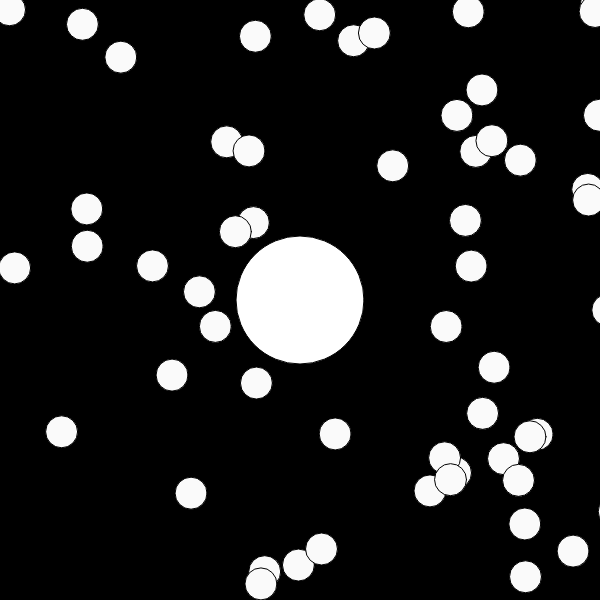
Frame 1 (no input)
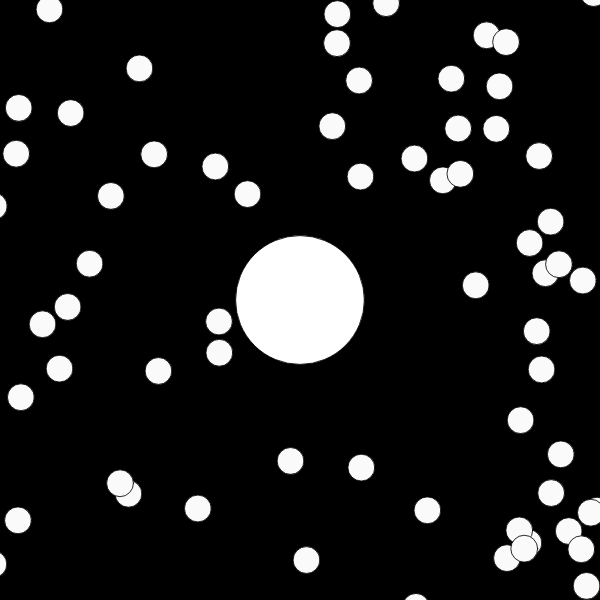
Frame 60 (no input)
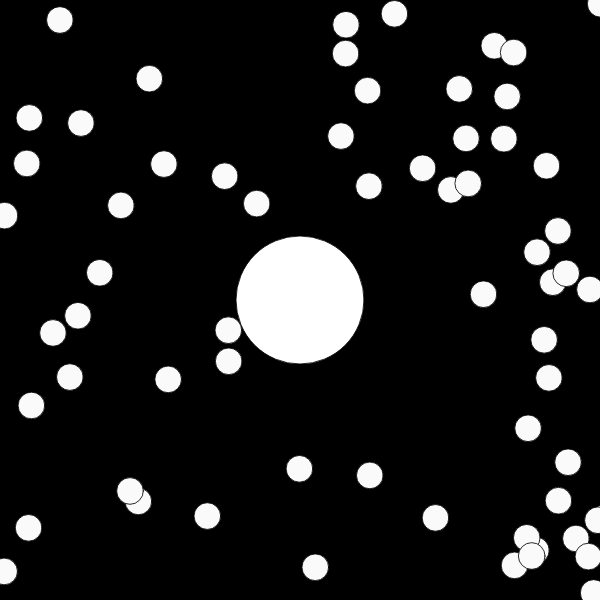
Frame 120 (the mouse pressed at the canvas centre since frame 60)

The p5.js sketch that drew these frames (run headless with seeded random() and noise() and a simulated clock; from frame 60 on, the mouse is pressed at the canvas centre):

// p5.js sketch
// ── sketch.js
function Blob(r,x,y,color) {
    this.pos = createVector(x,y)
    this.radius = r
    this.color = color
    this.vel = createVector(0,0)
    this.show = function() {
        fill (this.color)
        //console.log(this.pos.x,this.radius)
        ellipse(this.pos.x,this.pos.y,this.radius*2, this.radius*2)
    }

    this.update = function(){
        let newvel = createVector(mouseX- width/2,mouseY-height/2)
        newvel.setMag(3)
        this.vel.lerp(newvel,0.2)
        this.pos.add(this.vel)
    }

    this.eats = function(other){
        let d = p5.Vector.dist(this.pos,other.pos)
        let sum = PI * this.radius *this.radius + PI * other.radius *other.radius
        
        if(d < (this.radius + other.radius)){
            //console.log(sqrt(sum/PI))
            this.radius  = sqrt (sum/PI)
            console.log(this.radius,",",d)
            

            //this.radius += other.radius* 0.02
            return true
        } else {
            return false
        }
    }
}

var blobs = []
var no_of_blobs = 200
var myBlob
var zoom = 1

function setup() {
    createCanvas(600,600)
    myBlob = new Blob(64,0,0,255)
    for (let i=0; i < no_of_blobs; ++i){
        let x = random(-width,width)
        let y = random(-height, height)
        blobs[i] = new Blob(16,x,y,250)
    }
    
    
}

function draw() {
    background(0)
    //translate(width/2-myBlob.pos.x,height/2-myBlob.pos.y)
    translate(width/2,height/2)
    let newzoom= (64/myBlob.radius)
    zoom = lerp(zoom,newzoom,0.1)
    scale (zoom)
    translate(-myBlob.pos.x,-myBlob.pos.y)
    
    for (let i = no_of_blobs - 1; i >= 0; --i){

        if(blobs[i]){
            blobs[i].show()
            if(myBlob.eats(blobs[i])){
                console.log("one gone")
                blobs.splice(i,1)
            
            //myBlob.grow()

            }
        } 
        
    }

    myBlob.show()
    myBlob.update()
    
}
